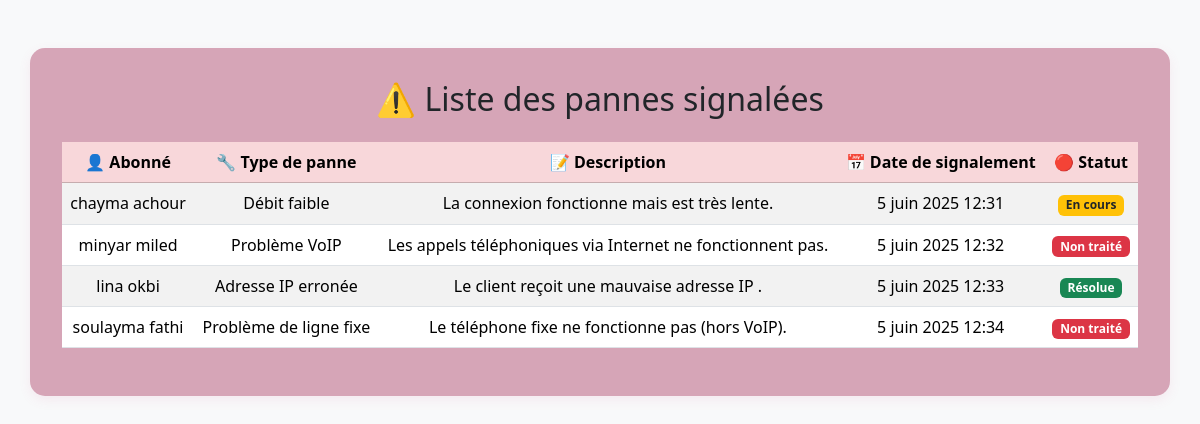
The app's page /pannes/ with its own data.
### airponFtth/models.py (models this page shows, shortened)
class Panne(models.Model):
    abonne = models.ForeignKey(Abonne, on_delete=models.CASCADE, related_name='pannes')
    type_panne = models.CharField(max_length=50, choices=TYPE_PANNE_CHOICES)
    description = models.TextField()
    etat = models.CharField(max_length=100)
    date_signalement = models.DateTimeField(auto_now_add=True)
    date_resolution = models.DateTimeField(null=True, blank=True)

class Abonne(models.Model):
    sub = models.ForeignKey(Sub, related_name='abonnes', on_delete=models.CASCADE)
    nom = models.CharField(max_length=100)
    prenom = models.CharField(max_length=100)
    numtel = models.CharField(max_length=15)
    adresse = models.CharField(max_length=255)

### airponFtth/views.py (the view)
# urls.py: path('pannes/', views.liste_pannes, name='liste_pannes'),
def liste_pannes(request):
    pannes = Panne.objects.select_related('abonne').all()
    return render(request, 'airponFtth/liste_pannes.html', {'pannes': pannes})

### airponFtth/templates/airponFtth/liste_pannes.html (shortened to what this page needs)
<!DOCTYPE html>
<html lang="fr">
<head>
    <link href="https://cdn.jsdelivr.net/npm/bootstrap@5.3.2/dist/css/bootstrap.min.css" rel="stylesheet">
</head>
<body class="bg-light">
    <div class="container mt-5 table-container">
        <h2 class="text-center mb-4">⚠️ Liste des pannes signalées</h2>
        <table class="table table-striped table-hover align-middle">
            <thead class="table-danger">
                <tr>
                    <th>👤 Abonné</th>
                    <th>🔧 Type de panne</th>
                    <th>📝 Description</th>
                    <th>📅 Date de signalement</th>
                    <th>🔴 Statut</th>
                </tr>
            </thead>
            <tbody>
                {% for panne in pannes %}
                <tr>
                    <td>{{ panne.abonne.nom }} {{ panne.abonne.prenom }}</td>
                    <td>{{ panne.get_type_panne_display }}</td>
                    <td>{{ panne.description }}</td>
                    <td>{{ panne.date_signalement }}</td>
                    <td>
                        {% if panne.etat == "résolue" %}
                            <span class="badge bg-success">Résolue</span>
                        {% elif panne.etat == "en cours" %}
                            <span class="badge bg-warning text-dark">En cours</span>
                        {% else %}
                            <span class="badge bg-danger">Non traité</span>
                        {% endif %}
                    </td>
                </tr>
                {% empty %}
                <tr>
                    <td colspan="5" class="text-center text-muted">Aucune panne signalée.</td>
                </tr>
                {% endfor %}
            </tbody>
        </table>
    </div>
</body>
</html>

### airponFtth/templates/airponFtth/liste_pannes.html (style rules this page uses)
.table-container { background-color: rgb(214, 165, 183); padding: 2rem; border-radius: 15px; box-shadow: 0 4px 12px rgba(219, 101, 152, 0.1); }
th { text-align: center; }
td { vertical-align: middle; text-align: center; }

### records on screen
Panne: abonne.nom "chayma", abonne.prenom "achour", type_panne "Débit faible", description "La connexion fonctionne mais est très lente.", date_signalement "5 juin 2025 12:31", etat "En cours"
Panne: abonne.nom "minyar", abonne.prenom "miled", type_panne "Problème VoIP", description "Les appels téléphoniques via Internet ne fonctionnent pas.", date_signalement "5 juin 2025 12:32", etat "Non traité"
Panne: abonne.nom "lina", abonne.prenom "okbi", type_panne "Adresse IP erronée", description "Le client reçoit une mauvaise adresse IP .", date_signalement "5 juin 2025 12:33", etat "Résolue"
Panne: abonne.nom "soulayma", abonne.prenom "fathi", type_panne "Problème de ligne fixe", description "Le téléphone fixe ne fonctionne pas (hors VoIP).", date_signalement "5 juin 2025 12:34", etat "Non traité"
